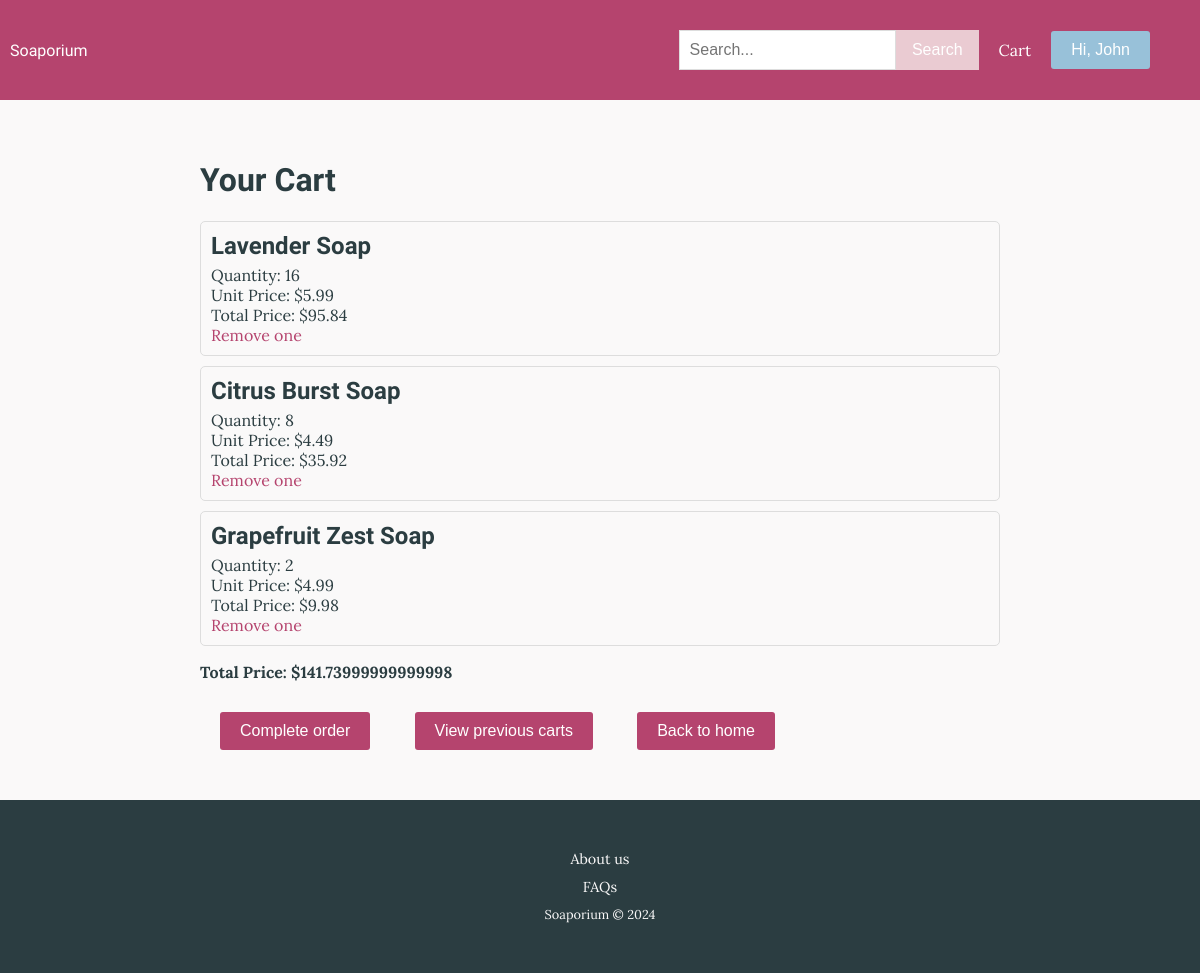
Page /view_current_cart (signed in) on the committed database.
### tables this page shows
CREATE TABLE User (userid INTEGER PRIMARY KEY AUTOINCREMENT, fname TEXT NOT NULL, lname TEXT NOT NULL, housenum INTEGER, street TEXT, suburb TEXT, town TEXT, region TEXT, country TEXT, postcode INTEGER, email TEXT NOT NULL, password TEXT NOT NULL);

CREATE TABLE Soap (soapid INTEGER PRIMARY KEY AUTOINCREMENT, name TEXT NOT NULL, description TEXT, brand TEXT, price REAL NOT NULL, type TEXT, picture TEXT, sale TEXT);

### routes.py (the view, shortened to what this page needs)
@app.route("/view_current_cart")
def view_current_cart():
    userid = session.get("userid")
    if not userid:
        flash("Please log in to view your cart")
        return redirect(url_for("login"))
    conn = sqlite3.connect("Soap.db")
    sql = "SELECT cartid FROM Cart WHERE userid = ? AND status = 'open'"
    cartid = conn.execute(sql, (userid,)).fetchone()
    if cartid:
        cartid = cartid[0]
    sql = """
        SELECT Soap.soapid AS soapid,
               Soap.name AS soap_name,
               Soap.price AS unit_price,
               CartItem.quantity AS soap_quantity,
               CartItem.soapid,
               SUM(CartItem.quantity) AS total_quantity
        FROM CartItem
        JOIN Soap ON Soap.soapid = CartItem.soapid
        WHERE CartItem.cartid = ?
        GROUP BY CartItem.soapid
        """
    cart_items = conn.execute(sql, (cartid,)).fetchall()
    total_price = sum(
        item[2] * item[3]
        for item in cart_items)
    conn.close()
    return render_template(
        "cart.html",
        cart_items=cart_items,
        total_price=total_price,
        cartid=cartid
    )

### routes.py (called while the page is built)
@app.context_processor
def inject_user_firstname():
    user_firstname = None
    userid = session.get("userid")
    if userid:
        conn = sqlite3.connect("Soap.db")
        sql = "SELECT fname FROM User WHERE userid = ?"
        user = conn.execute(sql, (userid,)).fetchone()
        if user:
            user_firstname = user[0]
        conn.close()
    return dict(user_firstname=user_firstname)

### templates/cart.html (shortened to what this page needs)
{% extends "layout.html" %}
{% block content %}
<div class="cart-container">
    <h1>Your Cart</h1>
    {% if cart_items and cart_items|length > 0 %}
    <ul>
        {% for item in cart_items %}
        <li class="cart-item">
            <h2>{{ item[1] }}</h2>
            <p>Quantity: {{ item[3] }}</p>
            <p>Unit Price: ${{ item[2] }}</p>
            <p>Total Price: ${{ "{:.2f}".format(item[2] * item[3]) }}</p>
            <a href="{{ url_for('decrease_quantity', cartid=cartid, soapid=item[0] )}}">Remove one</a>
        </li>
        {% endfor %}
    </ul>
    <p class="total-price">Total Price: ${{ total_price }}</p>
    {% else %}
    <p>Your cart is empty</p>
    {% endif %}
    <div class="cart-navigation">
        <a href="{{ url_for('complete_order', cartid=cartid) }}"><button>Complete order</button></a>
        <a href="{{ url_for('previous_carts') }}"><button>View previous carts</button></a>
        <a href="{{ url_for('home') }}"><button>Back to home</button></a>
    </div>
</div>
{% endblock %}

### templates/layout.html (shortened to what this page needs)
<!DOCTYPE html>
<html lang="en">
<head>
    <link rel="stylesheet" href="{{ url_for('static', filename='styles.css') }}">
</head>
<body>
    <div class="top-bar">
        <a href="{{ url_for('home') }}" class="home-link">Soaporium</a>
        <nav class="navbar">
            <ul class="nav-links">
                <li class="search-bar">
                    <form action="{{ url_for('search') }}" method="get">
                        <div class="input-wrapper">
                            <input type="text" name="search_term" placeholder="Search...">
                            <button type="submit">Search</button>
                        </div>
                    </form>
                </li>
                {% if session.get("userid") %}
                <li><a href="{{ url_for('view_current_cart') }}">Cart</a></li>
                <li class="user-dropdown">
                    <button class="user-dropdown-btn">Hi, {{ user_firstname }}</button>
                </li>
                {% else %}
                <li><a href="{{ url_for('login') }}">Login</a></li>
                <li><a href="{{ url_for('signup') }}">Sign Up</a></li>
                {% endif %}
            </ul>
        </nav>
    </div>
    <div class="content">
        {% block content %}{% endblock %}
    </div>
    <div class="footer">
        <div class="footer links">
            <p><a href="{{ url_for('about') }}">About us</a></p>
            <p><a href="{{ url_for('faqs')}}">FAQs</a></p>
            <p>Soaporium &COPY; 2024</p>
        </div>
    </div>
</body>
</html>

### static/styles.css (style rules this page uses)
body { font-family: 'Lora', serif; margin: 0; padding: 0; background-color: #faf9f9; color: #2b3d41; display: flex; flex-direction: column; min-height: 100vh; }
h1, h2, h3, h4, h5, h6, .home-link { font-family: 'Rock Salt', cursive; }
ul, li { list-style-type: none; margin: 0; padding: 0; }
.top-bar { height: 5em; background-color: #b5446e; color: #fff; padding: 10px; display: flex; justify-content: space-between; align-items: center; }
.home-link, .nav-links li a { color: #fff; text-decoration: none; }
.navbar { background-color: #b5446e; color: #fff; display: flex; justify-content: space-between; align-items: center; padding: 0 20px; }
.nav-links { display: flex; align-items: center; flex-wrap: wrap; }
.nav-links li { margin-right: 20px; }
.search-bar { flex-grow: 1; max-width: 300px; }
.search-bar input[type="text"], .search-form input[type="text"] { padding: 10px; font-size: 16px; border: 1px solid #ddd; width: 100%; box-sizing: border-box; }
.input-wrapper { display: flex; align-items: center; width: 100%; }
.input-wrapper input { flex-grow: 1; padding-right: 40px; }
.input-wrapper button { width: auto; padding: 10px 15px; background-color: #eacbd2; color: #fff; border: 1px solid #eacbd2; cursor: pointer; font-size: 16px; flex-shrink: 0; }
.content { padding: 20px; }
.footer { background-color: #2b3d41; padding: 20px; color: #faf9f9; margin-top: auto; flex-shrink: 0; text-align: center; }
.footer a { color: #faf9f9; text-decoration: none; margin: 0 10px; font-size: 0.9rem; }
.footer p { margin: 10px 0; font-size: 0.8rem; }
.add-to-cart, .user-dropdown-btn { display: inline-block; padding: 10px 20px; font-size: 16px; background-color: #98c1d9; color: #fff; border: none; border-radius: 3px; cursor: pointer; text-decoration: none; }
.cart-container { max-width: 800px; margin: 0 auto; padding: 20px; }
.cart-item { border: 1px solid #ddd; border-radius: 5px; padding: 10px; margin-bottom: 10px; background-color: #faf9f9; }
.cart-item h2 { margin: 0 0 5px; }
.cart-item p { margin: 0; }
.cart-item a { color: #b5446e; text-decoration: none; }
.total-price { font-weight: bold; }
.cart-navigation { margin-top: 20px; }
.cart-navigation a { display: inline-block; padding: 10px 20px; color: #fff; text-decoration: none; border-radius: 5px; }
.user-info-form button, .cart-navigation button { padding: 10px 20px; font-size: 16px; background-color: #b5446e; color: #fff; border: none; border-radius: 3px; cursor: pointer; }
.user-dropdown { position: relative; }
.user-dropdown-btn { padding: 10px 20px; font-size: 16px; background-color: #98c1d9; color: #fff; border: none; border-radius: 3px; cursor: pointer; text-decoration: none; display: inline-block; }

### rows in the picture
User: fname "John"
Soap: name "Lavender Soap", item "16", price "5.99", item[2]*item[3] "95.84"
Soap: name "Citrus Burst Soap", item "8", price "4.49", item[2]*item[3] "35.92"
Soap: name "Grapefruit Zest Soap", item "2", price "4.99", item[2]*item[3] "9.98"

### other values in the picture
{{ total_price }} "141.73999999999998"
